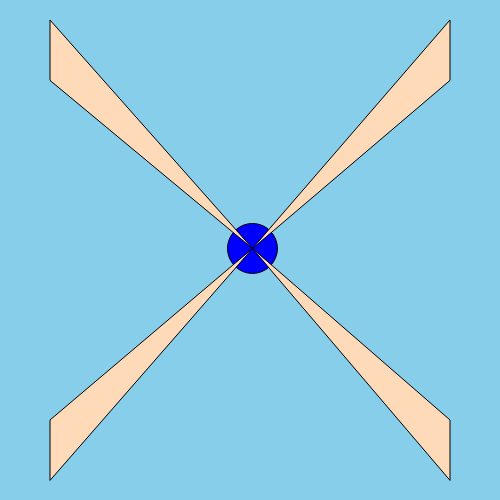
Frame 1 (no input)
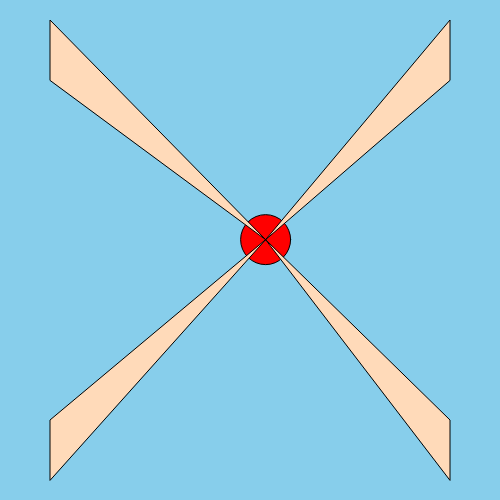
Frame 60 (no input)
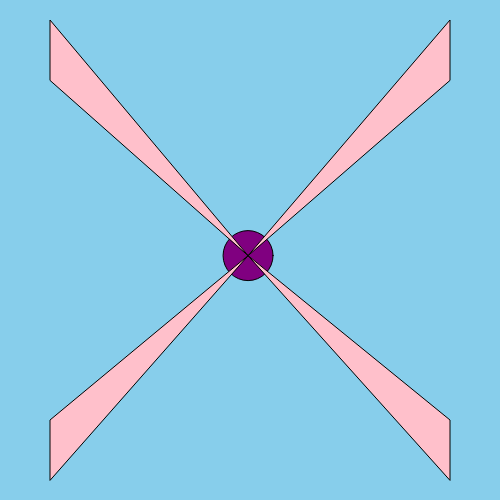
Frame 120 (the mouse pressed at the canvas centre since frame 60)

The p5.js sketch that drew these frames (run headless with seeded random() and noise() and a simulated clock; from frame 60 on, the mouse is pressed at the canvas centre):

// p5.js sketch
// ── sketch.js
let colors = [];
let colors2 = [];
let myMover;

function setup() {
  createCanvas(500, 500);
  
  colors = [
    color("red"),
    color("orange"),
    color("yellow"),
    color("green"),
    color("blue"),
    color("purple")
  ];
  
  colors2 = [
    color("pink"),
    color("peachpuff"), 
    color("lightyellow"),
    color("teal"),
    color("cyan")
  ];
  myMover = new Mover(250, 250, 50);
}

function draw() {
  background("skyblue");
  myMover.change();
  myMover.display();
}

class Mover {
  constructor(x, y, d) {
    this.x = x;
    this.y = y;
    this.d = d;
    this.c = colors[0];
    this.b = colors2[0];
  }

  change() {
    this.c = random(colors);
    this.b = random(colors2);

    this.x += random(-5, 5);
    this.y += random(-5, 5);
    this.x = constrain(this.x, 20, 480);
    this.y = constrain(this.y, 20, 480);
  }

  display() {
    fill(this.c);
    circle(this.x, this.y, this.d);

    fill(this.b);
    triangle(this.x, this.y, 50, 20, 50, 80);
    triangle(450, 80, 450, 20, this.x, this.y);
    triangle(this.x, this.y, 50, 420, 50, 480);
    triangle(450, 480, 450, 420, this.x, this.y);
  }
}
